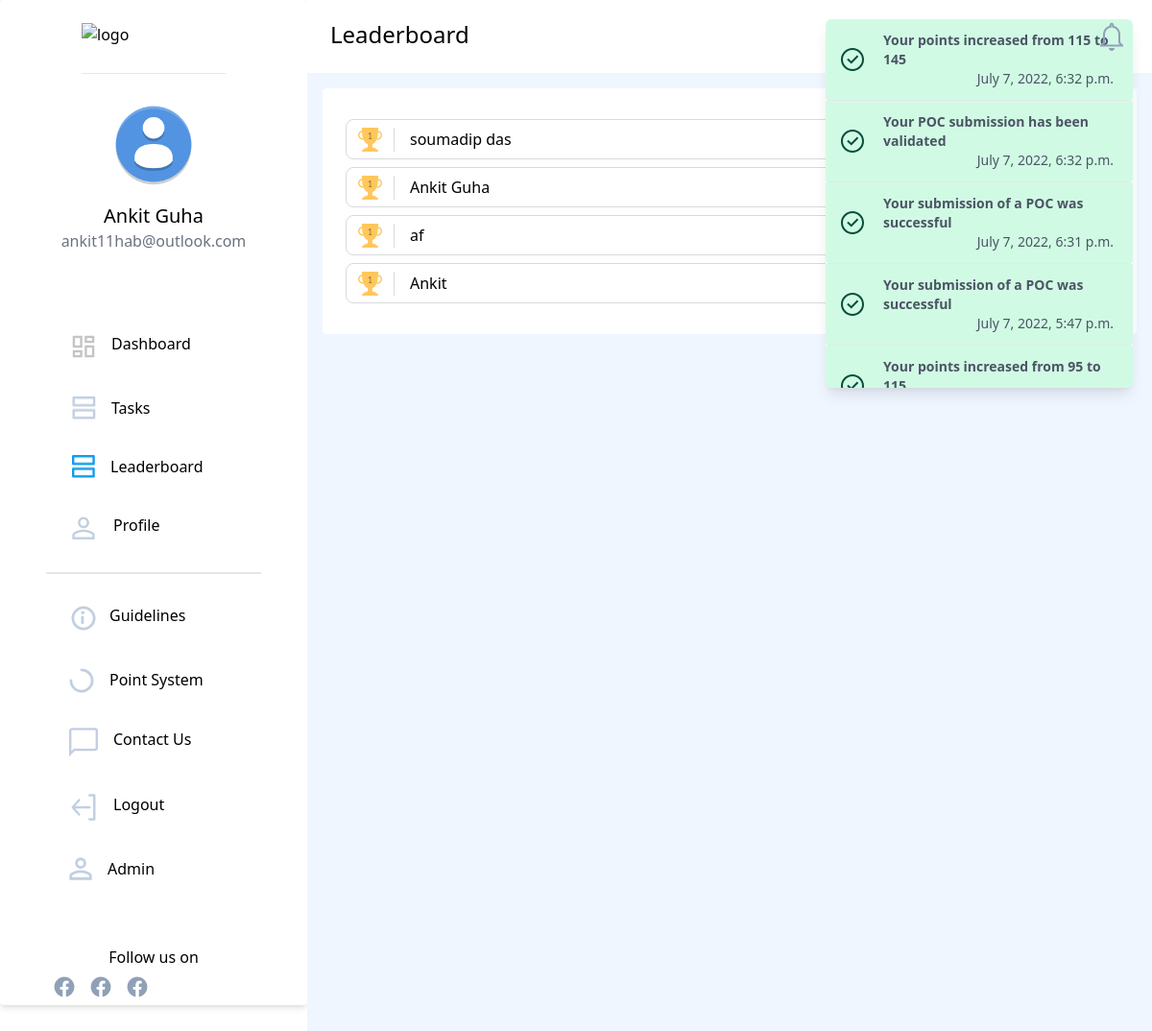
Page /leaderboard/ (signed in) on the committed database.
### users/models.py (models this page shows, shortened)
class NewUser(AbstractBaseUser, PermissionsMixin):
    id = models.SlugField(primary_key=True, default=uuid.uuid4)
    alcherid = models.CharField(
        max_length=9, blank=True, unique=True, default=create_new_ref_number)
    img = models.ImageField(
        upload_to="image-uploads/", default='image-uploads/user.png')
    email = models.EmailField(_('email address'), unique=True)
    username = models.CharField(max_length=150, unique=False, default="user")
    firstname = models.CharField(max_length=150, blank=True)
    phone = PhoneNumberField(unique=False, blank=True)
    graduation_year = models.CharField(max_length=200, unique=False)
    college_state = models.CharField(max_length=200, unique=False)
    college_city = models.CharField(max_length=200, unique=False)
    college_name = models.CharField(max_length=200, unique=False)
    position_of_responsibility = models.CharField(
        max_length=200, unique=False, blank=True)
    interested_modules = models.CharField(
        max_length=200, unique=False, blank=True)
    referred_by = models.CharField(
        max_length=9, blank=True)
    referrals = models.IntegerField(default=0)
    date_joined = models.DateTimeField(default=timezone.now)
    provider = models.CharField(max_length=200, unique=False, default="email")
    about = models.TextField(_('about'), max_length=500, blank=True)
    is_staff = models.BooleanField(default=False)
    is_active = models.BooleanField(default=False)
    objects = CustomAccountManager()
    points = models.IntegerField(default=50)
    tasks = models.IntegerField(default=0)
    instahandle = models.CharField(
        max_length=200, blank=True, null=True, unique=True, )
    USERNAME_FIELD = 'email'
    REQUIRED_FIELDS = ['firstname']

### dashboard/models.py (models this page shows, shortened)
class Notifications(models.Model):
    TYPECHOICES = [
        ('Success', 'Success'),
        ('Warning', 'Warning'),
        ('Info', 'Info'),
    ]
    id = models.SlugField(primary_key=True, default=uuid.uuid4)
    message = models.CharField(max_length=200)
    user = models.ForeignKey(
        'users.NewUser', default=None, null=True,blank=True, on_delete=models.CASCADE)
    created_on = models.DateTimeField(default=timezone.now)
    type = models.CharField(max_length=200,choices=TYPECHOICES)
    isread=models.BooleanField(default=False)

### dashboard/views.py (the view)
# urls.py: path('leaderboard/', dashboard_views.leaderboard, name='leaderboard'),
@login_required
def leaderboard(request):
    notification_list = Notifications.objects.filter(
            Q(user=request.user) | Q(user=None)).order_by('-created_on')
    isread = True
    notification_list = Notifications.objects.filter(
        Q(user=request.user) | Q(user=None)).order_by('-created_on')
    for notif in notification_list:
        if not notif.isread:
            isread = False
            break
    users = NewUser.objects.all().order_by('-points')
    context = {
        'heading': "Leaderboard",
        'users': users,
        'notification_list': notification_list, 'isread': isread
    }
    return render(request, 'dashboard/complete_leaderboard.html', context)

### templates/dashboard/complete_leaderboard.html (shortened to what this page needs)
{% extends '../basic.html'%}
{% load static %}
{% block body %}
<body class="bg-blue-50 ">
    <div class="flex">
        {% include "../navbar.html" %}
        <div class="flex">
            <div class="bg-white mt-4 rounded p-6" style="width:100%">
                {% for user in users %}
                <div class="px-3 my-2" style="border: 1px solid rgb(218, 218, 218); border-radius: 8px; display: flex; align-items: center;">
                    <div class="pr-3" style="border-right: 1px solid rgb(218, 218, 218)"><img src="{% static 'images/gold.png' %}"></div>
                    <div class="ml-4 my-2">{{ user.firstname }} {{ user.lastname }}</div>
                    <div class="ml-auto pl-3" style="border-left: 1px solid rgb(218, 218, 218);color: rgb(82, 82, 82); width:60px; text-align: center;">{{ user.points }}</div>
                </div>
                {% endfor %}
            </div>
        </div>
    </div>
    </div>
</body>
{%endblock%}

### templates/basic.html (shortened to what this page needs)
{% load static %}
<!DOCTYPE html>
<html>
<head>
    <link rel="stylesheet" href="https://unpkg.com/aos@next/dist/aos.css" />
    <link rel="stylesheet" href="https://use.fontawesome.com/releases/v5.7.2/css/all.css"
>
    <link rel="stylesheet" href="https://cdn.jsdelivr.net/npm/bootstrap-icons@1.3.0/font/bootstrap-icons.css" />
    <link href="https://unpkg.com/tailwindcss@^2/dist/tailwind.min.css" rel="stylesheet">
</head>
<body>
    {% load static %}
    {% block body %} {% endblock %}
    <br/><br/><br/>
</body>
</html>

### templates/navbar.html (shortened to what this page needs)
{% load static %}
<nav class="hidden sm:block bg-white h-screen w-80 border-gray-400 rounded" style="overflow:hidden;">
    <div class="flex flex-col justify-center bg-white w-80 border-gray-400 rounded shadow-md px-12">
        <a href="/"><img src="https://i.ibb.co/28C2v0b/image.png" class="mt-6 mx-auto pb-3 border-b" width="150px"
                height="40px" alt="logo" border="0" /></a>
        <div class="flex flex-col justify-center" style="margin:1.5vh 0">
            <img src="{{request.user.img.url}}" width="90px" alt="profile pic" border="0"
                class="mx-auto rounded-full" />
            <div class="pt-4 font-medium text-xl text-center">{{request.user.firstname}}</div>
            <div class="text-gray-500 text-base font-normal text-center">{{request.user.email}}</div>
        </div>
        <div class="elements flex flex-col justify-center" style="margin:1vh 0;padding:1vh 0">
            <a href="{% url 'dashboard_page' %}"
                class="rounded-full flex flex-nowrap pl-6 w-60 hover:border-0 hover:bg-gray-100 hover:no-underline"
                style="padding-top:1vh;padding-bottom:1vh">
                {% if heading == 'Dashboard' %}
                <img src="{% static 'icons/dashboard-active.png' %}" />
                {% else %}
                <img src="{% static 'icons/dashboard.png' %}" />
                {% endif %}
                <p class="pl-4 hover:no-underline" style="transform: translate(-2px,0)">Dashboard</p>
            </a>
            <a href="{% url 'tasks' %}"
                class="rounded-full flex flex-nowrap pl-6 w-60 hover:border-0 hover:bg-gray-100 hover:no-underline"
                style="padding-top:1vh;padding-bottom:1vh; transform: translate(3px,0)">
                {% if heading == 'Tasks' %}
                <img src="{% static 'icons/tasks-active.png' %}" />
                {% else %}
                <img src="{% static 'icons/tasks.png' %}" />
                {% endif %}
                <p class="pl-4 hover:no-underline">Tasks</p>
            </a>
            <a href="{% url 'leaderboard' %}"
                class="rounded-full flex flex-nowrap pl-6 w-60 hover:border-0 hover:bg-gray-100 hover:no-underline"
                style="padding-top:1vh;padding-bottom:1vh; transform: translate(3px,0)">
                {% if heading == 'Leaderboard' %}
                <img src="{% static 'icons/tasks-active.png' %}" />
                {% else %}
                <img src="{% static 'icons/tasks.png' %}" />
                {% endif %}
                <p class="pl-4 hover:no-underline">Leaderboard</p>
            </a>
            <a href="{% url 'profile' %}"
                class="rounded-full flex flex-nowrap w-60 pl-6 hover:border-0 hover:bg-gray-100 mb-3 hover:no-underline"
                style="cursor:pointer;padding-top:1vh;padding-bottom:1vh">
                {% if heading == 'Profile' %}
                <img src="{% static 'icons/profile-active.png' %}" />
                {% else %}
                <img src="{% static 'icons/profile.png' %}" />
                {% endif %}
                <p class="pl-4 no-underline">Profile</p>
            </a>
            <hr class="border bg-gray-200" />
            <a href=""
                class="rounded-full flex flex-nowrap w-60 pl-6 hover:border-0 hover:bg-gray-100 hover:no-underline mt-3"
                style="cursor:pointer;padding-top:1vh;padding-bottom:1vh">
                <p class="pl-3 no-underline">Guidelines</p>
            </a>
            <a href="{% static 'pdfs/scoring.pdf' %}" target="_blank"
                class="rounded-full flex flex-nowrap w-60 pl-6 hover:border-0 hover:bg-gray-100 hover:no-underline"
                style="cursor:pointer;padding-top:1vh;padding-bottom:1vh">
                <p class="pl-4 no-underline">Point System</p>
            </a>
            <a href="{% url 'contactus' %}"
                class="rounded-full flex flex-nowrap w-60 pl-6 hover:border-0 hover:bg-gray-100 hover:no-underline"
                style="cursor:pointer;padding-top:1vh;padding-bottom:1vh">
                {% if heading == 'Contact us' %}
                <img src="{% static 'icons/contactus-active.png' %}" />
                {% else %}
                <img src="{% static 'icons/contactus.png' %}" />
                {% endif %}
                <p class="pl-4 no-underline">Contact Us</p>
            </a>
            <a href="{% url 'logout' %}"
                class="side rounded-full flex flex-nowrap py-4 pl-6 w-60 hover:border-0 hover:bg-gray-100 hover:no-underline"
                style="cursor:pointer;padding-top:1vh;padding-bottom:1vh">
                <p class="pl-4 no-underline">Logout</p>
            </a>
            {% if request.user.is_staff %}
            <a href="/admin"
                class="rounded-full flex flex-nowrap py-4 w-60 pl-6 hover:border-0 hover:bg-gray-100 mb-3 hover:no-underline"
                style="cursor:pointer;padding-top:1vh;padding-bottom:1vh">
                <p class="pl-4 no-underline">Admin</p>
            </a>
            {%endif%}
        </div>
        <div>
            <center>
                <p class="px-10">Follow us on</p>
                <div class="flex flex-row text-center" style="color:#707683;">
                    <div class="p-2">
                        <img src="{% static 'images/social/fb.png' %}" alt="">
                    </div>
                    <div class="p-2">
                        <img src="{% static 'images/social/fb.png' %}" alt="">
                    </div>
                    <div class="p-2">
                        <img src="{% static 'images/social/fb.png' %}" alt="">
                    </div>
                </div>
            </center>
        </div>
    </div>
</nav>
<div class="mx-4 flex-grow" x-data="{ dropdownOpen: false }">
    <nav class=" px-6 py-5 flex justify-between bg-white sm:bg-none -mx-4 mx-0">
        <a class=" font-medium text-2xl ">{{ heading }}</a>
        {%include 'navbarnotifications.html'%}
    </nav>

### templates/navbarnotifications.html (shortened to what this page needs)
{% load static %}
<button @click="dropdownOpen = !dropdownOpen" id="notif_unread" style="z-index:100;">
    {% if isread %}
    <img src="{% static 'icons/notifications-read.png' %}" id="notif_unread_img"/>
    {% else %}
    <img src="{% static 'icons/notifications-unread.png' %}" id="notif_unread_img"/>
    {% endif %}
</button>
<div x-show="dropdownOpen" @click="dropdownOpen = false" class="fixed inset-0 h-full w-full z-10"></div>
<div x-show="dropdownOpen" class="absolute right-0 bg-white rounded-md shadow-lg overflow-y-scroll max-h-96 z-20 lg:mx-5"
    style="width:20rem;" id="dropdown" style="display:none;">
    {% for notification in notification_list %}
    {% if notification.type == 'Info' %}
    <div>
        <a class="flex items-center px-4 py-3 border-b hover:bg-blue-300 bg-blue-100 rounded-b text-blue-900">
            <div class="py-1"><svg class="fill-current h-6 w-6 text-teal-500 mr-4" xmlns="http://www.w3.org/2000/svg"
                    viewBox="0 0 20 20">
                    <path
                        d="M2.93 17.07A10 10 0 1 1 17.07 2.93 10 10 0 0 1 2.93 17.07zm12.73-1.41A8 8 0 1 0 4.34 4.34a8 8 0 0 0 11.32 11.32zM9 11V9h2v6H9v-4zm0-6h2v2H9V5z" />
                </svg>
            </div>
            <p class="text-gray-600 text-sm mx-1 flex-grow">
                <span class="font-bold" href="#">{{notification.message}}</span>
                <br /><span class="font-thin float-right" href="#">{{notification.created_on}}</span>
            </p>
        </a>
    </div>
    {% elif notification.type == 'Success' %}
    <div>
        <a class="flex items-center px-4 py-3 border-b hover:bg-green-300 bg-green-100 rounded-b text-green-900">
            <div class="py-1">
            </div>
            <div class="text-gray-600 text-sm mx-1 flex-grow">
                <span class="font-bold" href="#">{{notification.message}}</span>
                <br /><span class="font-thin float-right" href="#">{{notification.created_on}}</span>
            </div>
        </a>
    </div>
    {% endif %}
    {% endfor %}
</div>

### rows in the picture
NewUser: user.img (placeholder picture), user.firstname "Ankit Guha", user.email "ankit11hab@outlook.com", firstname "Ankit Guha"
Notifications: message "Your points increased from 115 to 145", created_on "July 7, 2022, 6:32 p.m."
Notifications: message "Your POC submission has been validated", created_on "July 7, 2022, 6:32 p.m."
Notifications: message "Your submission of a POC was successful", created_on "July 7, 2022, 6:31 p.m."
Notifications: message "Your submission of a POC was successful", created_on "July 7, 2022, 5:47 p.m."
Notifications: message "Your points increased from 95 to…"
NewUser: firstname "soumadip das"
NewUser: firstname "af"
NewUser: firstname "Ankit"

### other values in the picture
{{ heading }} "Leaderboard"
